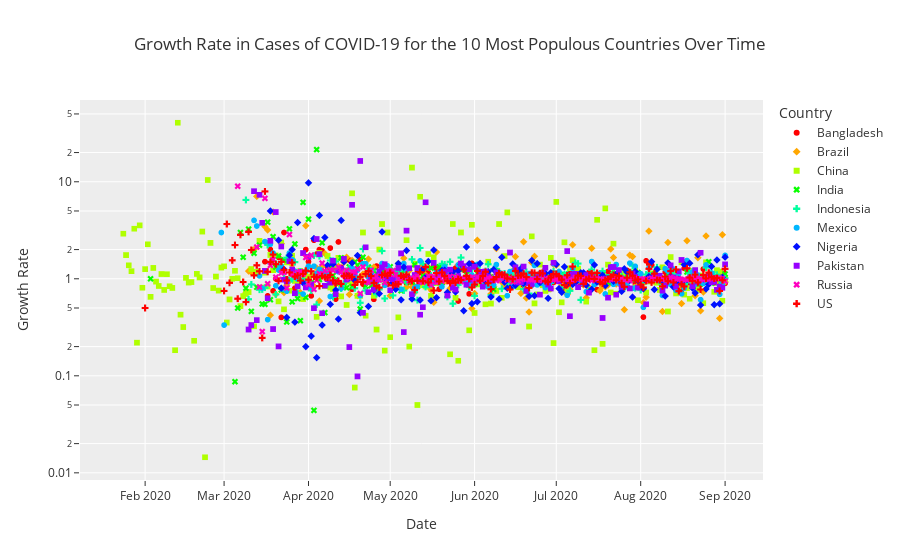

Notebook source saved alongside this figure:
### Code cell
px.scatter(data_frame=cleaned_countries2[cleaned_countries2.Country.isin(['US',"China","India",'Indonesia','Brazil',"Pakistan",'Nigeria','Bangladesh','Russia','Mexico'])], 
           x='Date', y='GrowthRate', color='Country', symbol='Country',color_discrete_sequence=px.colors.cyclical.HSV,
           log_x=False,log_y=True, labels={'GrowthRate' : 'Growth Rate'},
           title='Growth Rate in Cases of COVID-19 for the 10 Most Populous Countries Over Time', template='ggplot2', 
          )

### Figure 1 — Plotly figure (JSON) as saved in the notebook; plotly's stock layout.template omitted (floating-point values rounded to 4 significant figures; data arrays with more than 128 entries replaced by an {"elided": "..."} marker saying what was removed)
{"data": [{"hovertemplate": "Country=Bangladesh<br>Date=%{x}<br>Growth Rate=%{y}<extra></extra>", "legendgroup": "Bangladesh", "marker": {"color": "#ff0000", "symbol": "circle"}, "mode": "markers", "name": "Bangladesh", "showlegend": true, "type": "scattergl", "x": {"elided": "224 str values"}, "xaxis": "x", "y": {"elided": "224 float values"}, "yaxis": "y"}, {"hovertemplate": "Country=Brazil<br>Date=%{x}<br>Growth Rate=%{y}<extra></extra>", "legendgroup": "Brazil", "marker": {"color": "#ffa700", "symbol": "diamond"}, "mode": "markers", "name": "Brazil", "showlegend": true, "type": "scattergl", "x": {"elided": "224 str values"}, "xaxis": "x", "y": {"elided": "224 float values"}, "yaxis": "y"}, {"hovertemplate": "Country=China<br>Date=%{x}<br>Growth Rate=%{y}<extra></extra>", "legendgroup": "China", "marker": {"color": "#afff00", "symbol": "square"}, "mode": "markers", "name": "China", "showlegend": true, "type": "scattergl", "x": {"elided": "224 str values"}, "xaxis": "x", "y": {"elided": "224 float values"}, "yaxis": "y"}, {"hovertemplate": "Country=India<br>Date=%{x}<br>Growth Rate=%{y}<extra></extra>", "legendgroup": "India", "marker": {"color": "#08ff00", "symbol": "x"}, "mode": "markers", "name": "India", "showlegend": true, "type": "scattergl", "x": {"elided": "224 str values"}, "xaxis": "x", "y": {"elided": "224 float values"}, "yaxis": "y"}, {"hovertemplate": "Country=Indonesia<br>Date=%{x}<br>Growth Rate=%{y}<extra></extra>", "legendgroup": "Indonesia", "marker": {"color": "#00ff9f", "symbol": "cross"}, "mode": "markers", "name": "Indonesia", "showlegend": true, "type": "scattergl", "x": {"elided": "224 str values"}, "xaxis": "x", "y": {"elided": "224 float values"}, "yaxis": "y"}, {"hovertemplate": "Country=Mexico<br>Date=%{x}<br>Growth Rate=%{y}<extra></extra>", "legendgroup": "Mexico", "marker": {"color": "#00b7ff", "symbol": "circle"}, "mode": "markers", "name": "Mexico", "showlegend": true, "type": "scattergl", "x": {"elided": "224 str values"}, "xaxis": "x", "y": {"elided": "224 float values"}, "yaxis": "y"}, {"hovertemplate": "Country=Nigeria<br>Date=%{x}<br>Growth Rate=%{y}<extra></extra>", "legendgroup": "Nigeria", "marker": {"color": "#0010ff", "symbol": "diamond"}, "mode": "markers", "name": "Nigeria", "showlegend": true, "type": "scattergl", "x": {"elided": "224 str values"}, "xaxis": "x", "y": {"elided": "224 float values"}, "yaxis": "y"}, {"hovertemplate": "Country=Pakistan<br>Date=%{x}<br>Growth Rate=%{y}<extra></extra>", "legendgroup": "Pakistan", "marker": {"color": "#9700ff", "symbol": "square"}, "mode": "markers", "name": "Pakistan", "showlegend": true, "type": "scattergl", "x": {"elided": "224 str values"}, "xaxis": "x", "y": {"elided": "224 float values"}, "yaxis": "y"}, {"hovertemplate": "Country=Russia<br>Date=%{x}<br>Growth Rate=%{y}<extra></extra>", "legendgroup": "Russia", "marker": {"color": "#ff00bf", "symbol": "x"}, "mode": "markers", "name": "Russia", "showlegend": true, "type": "scattergl", "x": {"elided": "224 str values"}, "xaxis": "x", "y": {"elided": "224 float values"}, "yaxis": "y"}, {"hovertemplate": "Country=US<br>Date=%{x}<br>Growth Rate=%{y}<extra></extra>", "legendgroup": "US", "marker": {"color": "#ff0000", "symbol": "cross"}, "mode": "markers", "name": "US", "showlegend": true, "type": "scattergl", "x": {"elided": "224 str values"}, "xaxis": "x", "y": {"elided": "224 float values"}, "yaxis": "y"}], "layout": {"legend": {"title": {"text": "Country"}, "tracegroupgap": 0}, "title": {"text": "Growth Rate in Cases of COVID-19 for the 10 Most Populous Countries Over Time"}, "xaxis": {"anchor": "y", "domain": [0, 1], "title": {"text": "Date"}}, "yaxis": {"anchor": "x", "domain": [0, 1], "title": {"text": "Growth Rate"}, "type": "log"}}}
